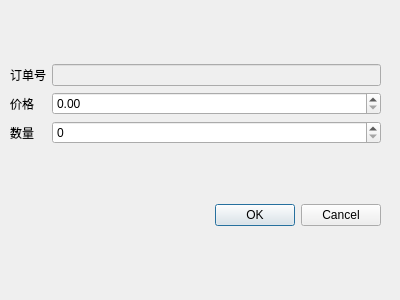
<?xml version="1.0" encoding="UTF-8"?>
<ui version="4.0">
 <class>AmendDialog</class>
 <widget class="QDialog" name="AmendDialog">
  <property name="geometry">
   <rect>
    <x>0</x>
    <y>0</y>
    <width>400</width>
    <height>300</height>
   </rect>
  </property>
  <property name="windowTitle">
   <string>Dialog</string>
  </property>
  <widget class="QWidget" name="">
   <property name="geometry">
    <rect>
     <x>10</x>
     <y>10</y>
     <width>371</width>
     <height>271</height>
    </rect>
   </property>
   <layout class="QGridLayout" name="gridLayout_2">
    <item row="0" column="0">
     <layout class="QGridLayout" name="gridLayout">
      <item row="3" column="0">
       <widget class="QLabel" name="price">
        <property name="text">
         <string>价格</string>
        </property>
       </widget>
      </item>
      <item row="4" column="0">
       <widget class="QLabel" name="quantity">
        <property name="text">
         <string>数量</string>
        </property>
       </widget>
      </item>
      <item row="2" column="0">
       <widget class="QLabel" name="orderNo">
        <property name="text">
         <string>订单号</string>
        </property>
       </widget>
      </item>
      <item row="4" column="1">
       <widget class="QSpinBox" name="OrdQty"/>
      </item>
      <item row="3" column="1">
       <widget class="QDoubleSpinBox" name="Price"/>
      </item>
      <item row="2" column="1">
       <widget class="QLineEdit" name="OrderNo">
        <property name="enabled">
         <bool>false</bool>
        </property>
       </widget>
      </item>
     </layout>
    </item>
    <item row="1" column="0">
     <widget class="QDialogButtonBox" name="buttonBox">
      <property name="orientation">
       <enum>Qt::Orientation::Horizontal</enum>
      </property>
      <property name="standardButtons">
       <set>QDialogButtonBox::StandardButton::Cancel|QDialogButtonBox::StandardButton::Ok</set>
      </property>
     </widget>
    </item>
   </layout>
  </widget>
 </widget>
 <resources/>
 <connections>
  <connection>
   <sender>buttonBox</sender>
   <signal>accepted()</signal>
   <receiver>AmendDialog</receiver>
   <slot>accept()</slot>
   <hints>
    <hint type="sourcelabel">
     <x>248</x>
     <y>254</y>
    </hint>
    <hint type="destinationlabel">
     <x>157</x>
     <y>274</y>
    </hint>
   </hints>
  </connection>
  <connection>
   <sender>buttonBox</sender>
   <signal>rejected()</signal>
   <receiver>AmendDialog</receiver>
   <slot>reject()</slot>
   <hints>
    <hint type="sourcelabel">
     <x>316</x>
     <y>260</y>
    </hint>
    <hint type="destinationlabel">
     <x>286</x>
     <y>274</y>
    </hint>
   </hints>
  </connection>
 </connections>
</ui>
